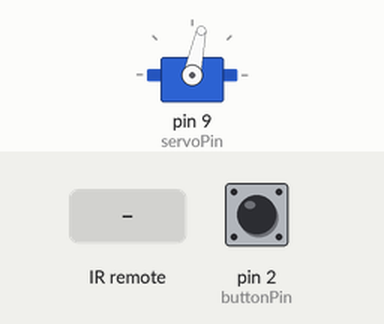
Recording of a sketch running on a simulated Arduino Uno, built with avr-gcc and run on an emulated ATmega328P. Shown: servo. The test bench sets the inputs (shaded band); at power-on: pin 2 (buttonPin) HIGH.

Above: at 1.2 s.
1.3 s: pin 2 (buttonPin) pulled LOW for 0.15 s
At 1.6 s:
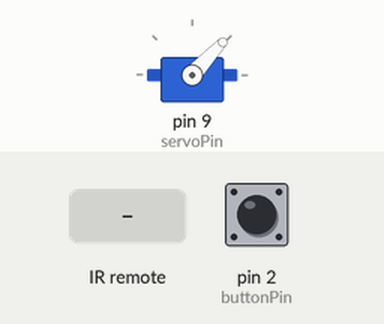
3.2 s: infrared code 0x4FFF00F received
At 4.2 s:
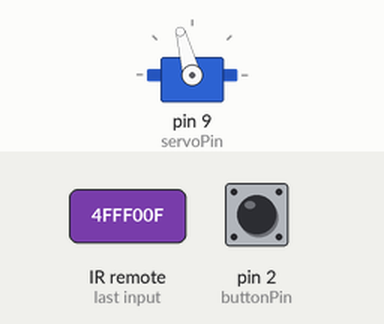
Timing chart, 0 to 6.2 s (numbered marks = the images above; inputs shaded):
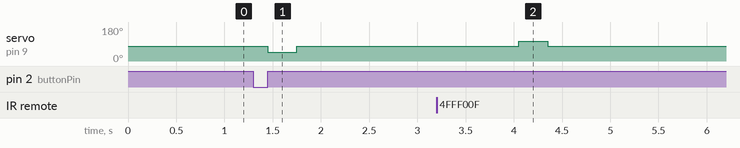

The sketch:

Master.ino
```cpp
// Liblaries:
#include <Servo.h>
#include <IRremote.h>

Servo wlacznik;


// Pins:
int buttonPin = 2;
int servoPin = 9;
int irPin = 11;
int servoSwitch = 10;

// Need to work:
boolean switchNow = false; // button press = true
boolean switchPrev = false;


// Servo positions:
int lastPos = 105;
int ON = 47;
int MIDDLE = 78;
int OFF = 105;

decode_results irRes;
IRrecv irrecv(irPin);

void setup()
  {
    // Servo
    wlacznik.attach(servoPin); // Attachin servo to Arduino
    wlacznik.write(MIDDLE); // Setting servo to middle position

    irrecv.enableIRIn(); // IR

    pinMode(buttonPin, INPUT_PULLUP);  // button
  }


void loop()
  {
    switchNow = digitalRead(buttonPin);

    if (switchNow == false && switchPrev != switchNow)
      {
        switchPrev = switchNow;
        lamp();
        delay(2000);
      }

    if (switchNow == true)
        switchPrev = true;

    if (irrecv.decode(&irRes))
      {
        switch (irRes.value)
          {
             case 0x4FFF00F:
               lamp();
               delay(2000);
               break;
          }
         irrecv.resume();
      }
  }


void lamp()
  {
    if (lastPos == OFF)
      {
        digitalWrite(servoSwitch, HIGH);
        delay(150);
        wlacznik.write(ON);
        delay(150);
        wlacznik.write(MIDDLE);
        wlacznik.write(ON);
        delay(150);
        wlacznik.write(MIDDLE);
        delay(150);
        lastPos = ON;
        digitalWrite(servoSwitch, LOW);
      }
     else
      {
        digitalWrite(servoSwitch, HIGH);
        delay(150);
        wlacznik.write(OFF);
        delay(150);
        wlacznik.write(MIDDLE);
        wlacznik.write(OFF);
        delay(150);
        wlacznik.write(MIDDLE);
        delay(150);
        lastPos = OFF;
        digitalWrite(servoSwitch, LOW);
      }
   }
```

Measured:
- after the input at 1.3 s, servo on pin 9 (servoPin): 78° → 47° after 0.15 s, → 78° 0.30 s later
- after the input at 3.2 s, servo on pin 9 (servoPin): 78° → 105° after 0.85 s, → 78° 0.30 s later
